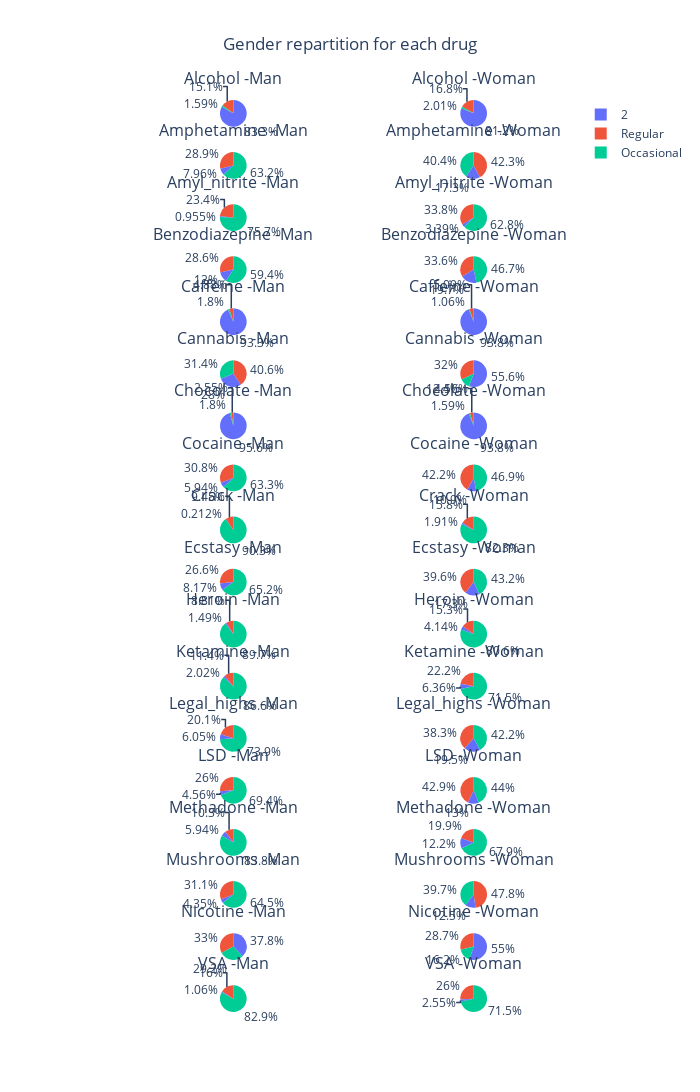

This figure's notebook cell:
### Markdown cell above
For most drugs (except for chocolate, alcohol), occasional and most importantly regular consumers are more implulsive, seek more sensations and are more open to new experiences since their average score is higher than occasional consumers. However, they became less agreable and cautious.

### Code cell
fig = make_subplots(rows=len(drugs), cols=2, 
                    specs=[[{'type': 'pie'}, {'type': 'pie'}]]*len(drugs), #specify the type of each subplot
                    subplot_titles=[f'{drug} -{a}' for drug in drugs for a in ['Man', 'Woman']] #add a title to each subplot
                   )

for i, drug in enumerate(drugs):

    data1=df2[df2['Gender']==0.48246].replace(traduction)[drug].value_counts().rename(index={0:'Occasional', 1:'Regular'})
    #count each value (0/1) for each drug, filtered by gender
    fig.append_trace(
        go.Pie(values=data1.values, labels=data1.index, name=""), #name="" : prevent from trace X to appear in the hover
        row=i+1, col=1
    )
    
    data2=df2[df2['Gender']==-0.48246].replace(traduction)[drug].value_counts().rename(index={0:'Occasional', 1:'Regular'})
    fig.append_trace(
        go.Pie(values=data2.values, labels=data2.index, name=""),
        row=i+1, col=2
    )

fig.update_layout(height=300*len(drugs), width=700, title_text='Gender repartition for each drug', title_x=0.5) #title_x : center the title
for annotation in fig['layout']['annotations']: 
    annotation['borderpad']=10 #put every subplot title higher to prevent overlapping with percentages
fig.show()

### Figure 1 — Plotly figure (JSON) as saved in the notebook; plotly's stock layout.template omitted (floating-point values rounded to 4 significant figures)
{"data": [{"domain": {"x": [0, 0.45], "y": [0.9707, 1]}, "labels": [2, "Regular", "Occasional"], "name": "", "type": "pie", "values": [785, 142, 15]}, {"domain": {"x": [0.55, 1], "y": [0.9707, 1]}, "labels": [2, "Regular", "Occasional"], "name": "", "type": "pie", "values": [766, 158, 19]}, {"domain": {"x": [0, 0.45], "y": [0.9136, 0.9429]}, "labels": ["Occasional", "Regular", 2], "name": "", "type": "pie", "values": [595, 272, 75]}, {"domain": {"x": [0.55, 1], "y": [0.9136, 0.9429]}, "labels": ["Regular", "Occasional", 2], "name": "", "type": "pie", "values": [399, 381, 163]}, {"domain": {"x": [0, 0.45], "y": [0.8565, 0.8858]}, "labels": ["Occasional", "Regular", 2], "name": "", "type": "pie", "values": [713, 220, 9]}, {"domain": {"x": [0.55, 1], "y": [0.8565, 0.8858]}, "labels": ["Occasional", "Regular", 2], "name": "", "type": "pie", "values": [592, 319, 32]}, {"domain": {"x": [0, 0.45], "y": [0.7994, 0.8287]}, "labels": ["Occasional", "Regular", 2], "name": "", "type": "pie", "values": [560, 269, 113]}, {"domain": {"x": [0.55, 1], "y": [0.7994, 0.8287]}, "labels": ["Occasional", "Regular", 2], "name": "", "type": "pie", "values": [440, 317, 186]}, {"domain": {"x": [0, 0.45], "y": [0.7423, 0.7716]}, "labels": [2, "Regular", "Occasional"], "name": "", "type": "pie", "values": [879, 46, 17]}, {"domain": {"x": [0.55, 1], "y": [0.7423, 0.7716]}, "labels": [2, "Regular", "Occasional"], "name": "", "type": "pie", "values": [885, 48, 10]}, {"domain": {"x": [0, 0.45], "y": [0.6852, 0.7145]}, "labels": ["Regular", "Occasional", 2], "name": "", "type": "pie", "values": [382, 296, 264]}, {"domain": {"x": [0.55, 1], "y": [0.6852, 0.7145]}, "labels": [2, "Regular", "Occasional"], "name": "", "type": "pie", "values": [524, 302, 117]}, {"domain": {"x": [0, 0.45], "y": [0.6281, 0.6574]}, "labels": [2, "Regular", "Occasional"], "name": "", "type": "pie", "values": [901, 24, 17]}, {"domain": {"x": [0.55, 1], "y": [0.6281, 0.6574]}, "labels": [2, "Regular", "Occasional"], "name": "", "type": "pie", "values": [885, 43, 15]}, {"domain": {"x": [0, 0.45], "y": [0.571, 0.6003]}, "labels": ["Occasional", "Regular", 2], "name": "", "type": "pie", "values": [596, 290, 56]}, {"domain": {"x": [0.55, 1], "y": [0.571, 0.6003]}, "labels": ["Occasional", "Regular", 2], "name": "", "type": "pie", "values": [442, 398, 103]}, {"domain": {"x": [0, 0.45], "y": [0.5139, 0.5432]}, "labels": ["Occasional", "Regular", 2], "name": "", "type": "pie", "values": [851, 89, 2]}, {"domain": {"x": [0.55, 1], "y": [0.5139, 0.5432]}, "labels": ["Occasional", "Regular", 2], "name": "", "type": "pie", "values": [776, 149, 18]}, {"domain": {"x": [0, 0.45], "y": [0.4568, 0.4861]}, "labels": ["Occasional", "Regular", 2], "name": "", "type": "pie", "values": [614, 251, 77]}, {"domain": {"x": [0.55, 1], "y": [0.4568, 0.4861]}, "labels": ["Occasional", "Regular", 2], "name": "", "type": "pie", "values": [407, 373, 163]}, {"domain": {"x": [0, 0.45], "y": [0.3997, 0.429]}, "labels": ["Occasional", "Regular", 2], "name": "", "type": "pie", "values": [845, 83, 14]}, {"domain": {"x": [0.55, 1], "y": [0.3997, 0.429]}, "labels": ["Occasional", "Regular", 2], "name": "", "type": "pie", "values": [760, 144, 39]}, {"domain": {"x": [0, 0.45], "y": [0.3426, 0.3719]}, "labels": ["Occasional", "Regular", 2], "name": "", "type": "pie", "values": [816, 107, 19]}, {"domain": {"x": [0.55, 1], "y": [0.3426, 0.3719]}, "labels": ["Occasional", "Regular", 2], "name": "", "type": "pie", "values": [674, 209, 60]}, {"domain": {"x": [0, 0.45], "y": [0.2855, 0.3148]}, "labels": ["Occasional", "Regular", 2], "name": "", "type": "pie", "values": [696, 189, 57]}, {"domain": {"x": [0.55, 1], "y": [0.2855, 0.3148]}, "labels": ["Occasional", "Regular", 2], "name": "", "type": "pie", "values": [398, 361, 184]}, {"domain": {"x": [0, 0.45], "y": [0.2284, 0.2577]}, "labels": ["Occasional", "Regular", 2], "name": "", "type": "pie", "values": [654, 245, 43]}, {"domain": {"x": [0.55, 1], "y": [0.2284, 0.2577]}, "labels": ["Occasional", "Regular", 2], "name": "", "type": "pie", "values": [415, 405, 123]}, {"domain": {"x": [0, 0.45], "y": [0.1713, 0.2006]}, "labels": ["Occasional", "Regular", 2], "name": "", "type": "pie", "values": [789, 97, 56]}, {"domain": {"x": [0.55, 1], "y": [0.1713, 0.2006]}, "labels": ["Occasional", "Regular", 2], "name": "", "type": "pie", "values": [640, 188, 115]}, {"domain": {"x": [0, 0.45], "y": [0.1142, 0.1435]}, "labels": ["Occasional", "Regular", 2], "name": "", "type": "pie", "values": [608, 293, 41]}, {"domain": {"x": [0.55, 1], "y": [0.1142, 0.1435]}, "labels": ["Regular", "Occasional", 2], "name": "", "type": "pie", "values": [451, 374, 118]}, {"domain": {"x": [0, 0.45], "y": [0.0571, 0.08642]}, "labels": [2, "Regular", "Occasional"], "name": "", "type": "pie", "values": [356, 311, 275]}, {"domain": {"x": [0.55, 1], "y": [0.0571, 0.08642]}, "labels": [2, "Regular", "Occasional"], "name": "", "type": "pie", "values": [519, 271, 153]}, {"domain": {"x": [0, 0.45], "y": [0, 0.02932]}, "labels": ["Occasional", "Regular", 2], "name": "", "type": "pie", "values": [781, 151, 10]}, {"domain": {"x": [0.55, 1], "y": [0, 0.02932]}, "labels": ["Occasional", "Regular", 2], "name": "", "type": "pie", "values": [674, 245, 24]}], "layout": {"annotations": [{"borderpad": 10, "font": {"size": 16}, "showarrow": false, "text": "Alcohol -Man", "x": 0.225, "xanchor": "center", "xref": "paper", "y": 1.0, "yanchor": "bottom", "yref": "paper"}, {"borderpad": 10, "font": {"size": 16}, "showarrow": false, "text": "Alcohol -Woman", "x": 0.775, "xanchor": "center", "xref": "paper", "y": 1.0, "yanchor": "bottom", "yref": "paper"}, {"borderpad": 10, "font": {"size": 16}, "showarrow": false, "text": "Amphetamine -Man", "x": 0.225, "xanchor": "center", "xref": "paper", "y": 0.9429, "yanchor": "bottom", "yref": "paper"}, {"borderpad": 10, "font": {"size": 16}, "showarrow": false, "text": "Amphetamine -Woman", "x": 0.775, "xanchor": "center", "xref": "paper", "y": 0.9429, "yanchor": "bottom", "yref": "paper"}, {"borderpad": 10, "font": {"size": 16}, "showarrow": false, "text": "Amyl_nitrite -Man", "x": 0.225, "xanchor": "center", "xref": "paper", "y": 0.8858, "yanchor": "bottom", "yref": "paper"}, {"borderpad": 10, "font": {"size": 16}, "showarrow": false, "text": "Amyl_nitrite -Woman", "x": 0.775, "xanchor": "center", "xref": "paper", "y": 0.8858, "yanchor": "bottom", "yref": "paper"}, {"borderpad": 10, "font": {"size": 16}, "showarrow": false, "text": "Benzodiazepine -Man", "x": 0.225, "xanchor": "center", "xref": "paper", "y": 0.8287, "yanchor": "bottom", "yref": "paper"}, {"borderpad": 10, "font": {"size": 16}, "showarrow": false, "text": "Benzodiazepine -Woman", "x": 0.775, "xanchor": "center", "xref": "paper", "y": 0.8287, "yanchor": "bottom", "yref": "paper"}, {"borderpad": 10, "font": {"size": 16}, "showarrow": false, "text": "Caffeine -Man", "x": 0.225, "xanchor": "center", "xref": "paper", "y": 0.7716, "yanchor": "bottom", "yref": "paper"}, {"borderpad": 10, "font": {"size": 16}, "showarrow": false, "text": "Caffeine -Woman", "x": 0.775, "xanchor": "center", "xref": "paper", "y": 0.7716, "yanchor": "bottom", "yref": "paper"}, {"borderpad": 10, "font": {"size": 16}, "showarrow": false, "text": "Cannabis -Man", "x": 0.225, "xanchor": "center", "xref": "paper", "y": 0.7145, "yanchor": "bottom", "yref": "paper"}, {"borderpad": 10, "font": {"size": 16}, "showarrow": false, "text": "Cannabis -Woman", "x": 0.775, "xanchor": "center", "xref": "paper", "y": 0.7145, "yanchor": "bottom", "yref": "paper"}, {"borderpad": 10, "font": {"size": 16}, "showarrow": false, "text": "Chocolate -Man", "x": 0.225, "xanchor": "center", "xref": "paper", "y": 0.6574, "yanchor": "bottom", "yref": "paper"}, {"borderpad": 10, "font": {"size": 16}, "showarrow": false, "text": "Chocolate -Woman", "x": 0.775, "xanchor": "center", "xref": "paper", "y": 0.6574, "yanchor": "bottom", "yref": "paper"}, {"borderpad": 10, "font": {"size": 16}, "showarrow": false, "text": "Cocaine -Man", "x": 0.225, "xanchor": "center", "xref": "paper", "y": 0.6003, "yanchor": "bottom", "yref": "paper"}, {"borderpad": 10, "font": {"size": 16}, "showarrow": false, "text": "Cocaine -Woman", "x": 0.775, "xanchor": "center", "xref": "paper", "y": 0.6003, "yanchor": "bottom", "yref": "paper"}, {"borderpad": 10, "font": {"size": 16}, "showarrow": false, "text": "Crack -Man", "x": 0.225, "xanchor": "center", "xref": "paper", "y": 0.5432, "yanchor": "bottom", "yref": "paper"}, {"borderpad": 10, "font": {"size": 16}, "showarrow": false, "text": "Crack -Woman", "x": 0.775, "xanchor": "center", "xref": "paper", "y": 0.5432, "yanchor": "bottom", "yref": "paper"}, {"borderpad": 10, "font": {"size": 16}, "showarrow": false, "text": "Ecstasy -Man", "x": 0.225, "xanchor": "center", "xref": "paper", "y": 0.4861, "yanchor": "bottom", "yref": "paper"}, {"borderpad": 10, "font": {"size": 16}, "showarrow": false, "text": "Ecstasy -Woman", "x": 0.775, "xanchor": "center", "xref": "paper", "y": 0.4861, "yanchor": "bottom", "yref": "paper"}, {"borderpad": 10, "font": {"size": 16}, "showarrow": false, "text": "Heroin -Man", "x": 0.225, "xanchor": "center", "xref": "paper", "y": 0.429, "yanchor": "bottom", "yref": "paper"}, {"borderpad": 10, "font": {"size": 16}, "showarrow": false, "text": "Heroin -Woman", "x": 0.775, "xanchor": "center", "xref": "paper", "y": 0.429, "yanchor": "bottom", "yref": "paper"}, {"borderpad": 10, "font": {"size": 16}, "showarrow": false, "text": "Ketamine -Man", "x": 0.225, "xanchor": "center", "xref": "paper", "y": 0.3719, "yanchor": "bottom", "yref": "paper"}, {"borderpad": 10, "font": {"size": 16}, "showarrow": false, "text": "Ketamine -Woman", "x": 0.775, "xanchor": "center", "xref": "paper", "y": 0.3719, "yanchor": "bottom", "yref": "paper"}, {"borderpad": 10, "font": {"size": 16}, "showarrow": false, "text": "Legal_highs -Man", "x": 0.225, "xanchor": "center", "xref": "paper", "y": 0.3148, "yanchor": "bottom", "yref": "paper"}, {"borderpad": 10, "font": {"size": 16}, "showarrow": false, "text": "Legal_highs -Woman", "x": 0.775, "xanchor": "center", "xref": "paper", "y": 0.3148, "yanchor": "bottom", "yref": "paper"}, {"borderpad": 10, "font": {"size": 16}, "showarrow": false, "text": "LSD -Man", "x": 0.225, "xanchor": "center", "xref": "paper", "y": 0.2577, "yanchor": "bottom", "yref": "paper"}, {"borderpad": 10, "font": {"size": 16}, "showarrow": false, "text": "LSD -Woman", "x": 0.775, "xanchor": "center", "xref": "paper", "y": 0.2577, "yanchor": "bottom", "yref": "paper"}, {"borderpad": 10, "font": {"size": 16}, "showarrow": false, "text": "Methadone -Man", "x": 0.225, "xanchor": "center", "xref": "paper", "y": 0.2006, "yanchor": "bottom", "yref": "paper"}, {"borderpad": 10, "font": {"size": 16}, "showarrow": false, "text": "Methadone -Woman", "x": 0.775, "xanchor": "center", "xref": "paper", "y": 0.2006, "yanchor": "bottom", "yref": "paper"}, {"borderpad": 10, "font": {"size": 16}, "showarrow": false, "text": "Mushrooms -Man", "x": 0.225, "xanchor": "center", "xref": "paper", "y": 0.1435, "yanchor": "bottom", "yref": "paper"}, {"borderpad": 10, "font": {"size": 16}, "showarrow": false, "text": "Mushrooms -Woman", "x": 0.775, "xanchor": "center", "xref": "paper", "y": 0.1435, "yanchor": "bottom", "yref": "paper"}, {"borderpad": 10, "font": {"size": 16}, "showarrow": false, "text": "Nicotine -Man", "x": 0.225, "xanchor": "center", "xref": "paper", "y": 0.08642, "yanchor": "bottom", "yref": "paper"}, {"borderpad": 10, "font": {"size": 16}, "showarrow": false, "text": "Nicotine -Woman", "x": 0.775, "xanchor": "center", "xref": "paper", "y": 0.08642, "yanchor": "bottom", "yref": "paper"}, {"borderpad": 10, "font": {"size": 16}, "showarrow": false, "text": "VSA -Man", "x": 0.225, "xanchor": "center", "xref": "paper", "y": 0.02932, "yanchor": "bottom", "yref": "paper"}, {"borderpad": 10, "font": {"size": 16}, "showarrow": false, "text": "VSA -Woman", "x": 0.775, "xanchor": "center", "xref": "paper", "y": 0.02932, "yanchor": "bottom", "yref": "paper"}], "height": 5400, "title": {"text": "Gender repartition for each drug", "x": 0.5}, "width": 700}}
